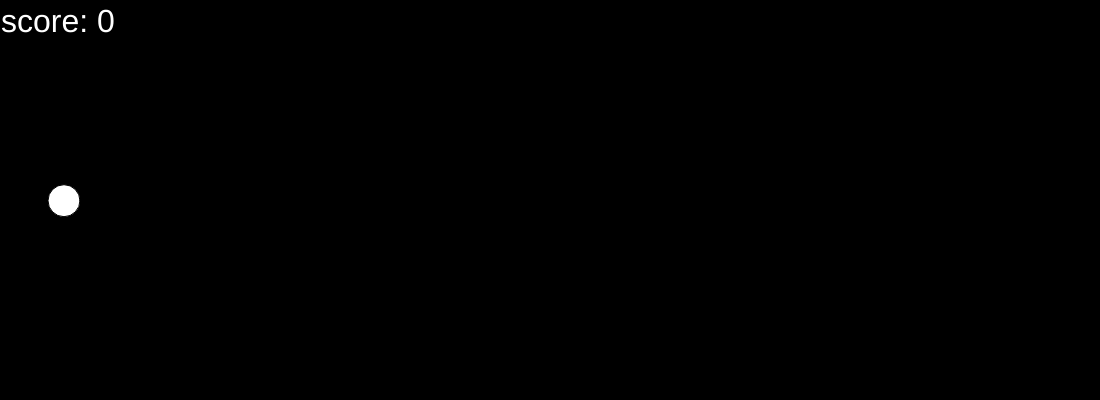
Frame 1 (no input)
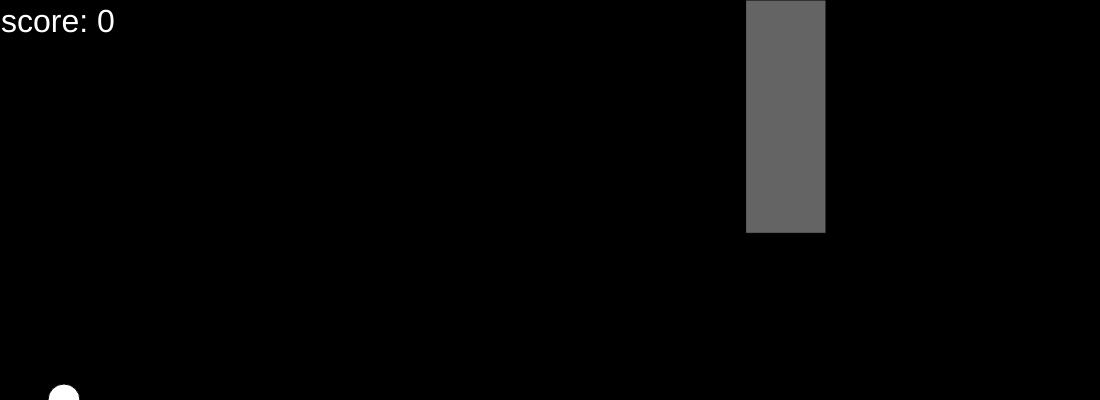
Frame 60 (no input)
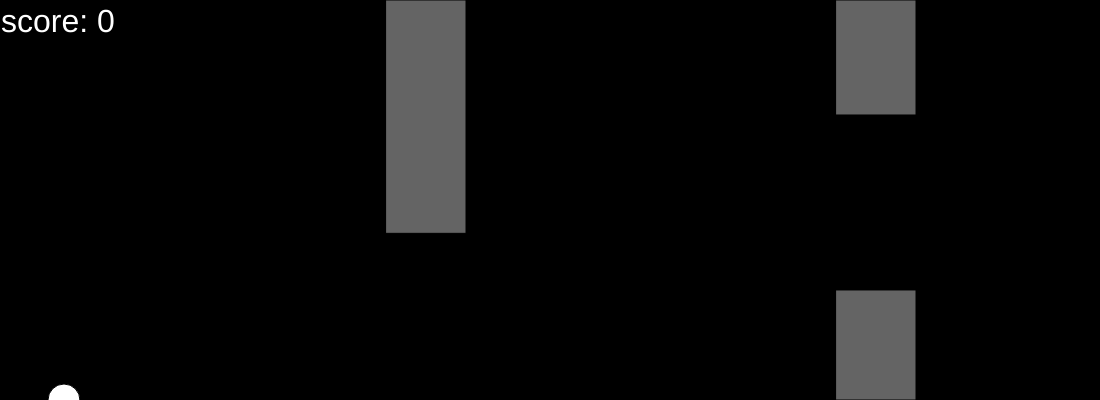
Frame 120 (the mouse pressed at the canvas centre since frame 60)

The p5.js sketch that drew these frames (run headless with seeded random() and noise() and a simulated clock; from frame 60 on, the mouse is pressed at the canvas centre):

// p5.js sketch
// ── sketch.js
var bird,count=0;
var pipes = [];
var isOver = false;
var score = 0;
function setup() {
  createCanvas(1100, 400);
 bird = new Bird();
  pipes.push(new Pipe());
}
function draw() {
  background(0);

  for (var i = pipes.length - 1; i >= 0; i--) {
    pipes[i].show();
    pipes[i].update();

  if (pipes[i].hits(bird)) {
   gameover();  
    } 
    if (pipes[i].pass(bird)) {
      score++;
    }
  }

  bird.update();
  bird.show();
  if (frameCount % 75 == 0) {
    pipes.push(new Pipe());
  }
  showScores();
}
function showScores() {
  textSize(32);
  text('score: ' + score, 1, 32);
}
function gameover() {
  textSize(64);
  textAlign(RIGHT, CENTER);
  fill(255,0,0);
  text('GAMEOVER', 600, 110);
  textAlign(LEFT, BASELINE);
  isOver = true;
  noLoop();
}
function keyPressed() {
  if (key == ' ') {
    bird.up();
  }
}

// ── bird.js
function Bird() {
  this.y = height / 2;
  this.x = 64;

  this.gravity = 0.7;
  this.lift = -12;
  this.velocity = 0;

  this.show = function() {
    fill(255);
    ellipse(this.x, this.y, 32, 32);
  };

  this.up = function() {
    this.velocity += this.lift;
  };

  this.update = function() {
    this.velocity += this.gravity;
    // this.velocity *= 0.9;
    this.y += this.velocity;

    if (this.y > height) {
      this.y = height;
      this.velocity = 0;
    } 

    if (this.y < 0) {
      this.y = 0;
      this.velocity = 0;
    } 
  };
}

// ── pipe.js
function Pipe() {
  this.spacing = 175;
  this.top = random(height / 6, (3 / 4) * height);
  this.bottom = height - (this.top + this.spacing);
  this.x = width;
  this.w = 80;
  this.speed = 6;
  this.passed = false;
  this.hits = function(bird) {
    if (bird.y < this.top || bird.y > height - this.bottom) {
      if (bird.x > this.x && bird.x < this.x + this.w) {
        this.passed = true;
        return true;
      }
    }
    return false;
  };

  this.pass = function(bird) {
    if (bird.x > this.x && !this.passed) {
      this.passed = true;
      return true;
    }
    return false;
  }
  this.show = function() {
    fill(100);
    rect(this.x, 0, this.w, this.top);
    rect(this.x, height - this.bottom, this.w, this.bottom);
  };

  this.update = function() {
    this.x -= this.speed;
  };
}
